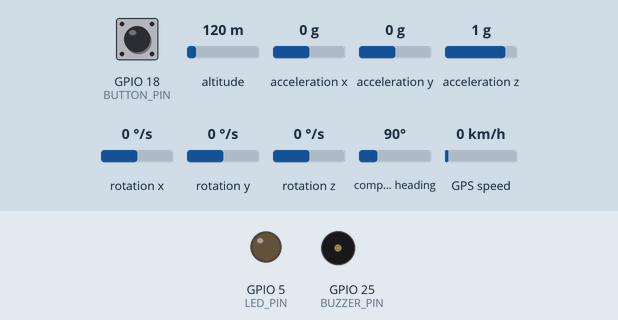
Simulated run of this sketch. Board: ESP32. On the bench: output pins drawn as LEDs (lit = HIGH), buzzer (waves = sounding, pin HIGH). Dashed ring = blinking. The test bench sets the inputs (shaded band); at power-on: acceleration z 1 g, GPIO 18 (BUTTON_PIN) HIGH, altitude 120 m, acceleration x 0 g, acceleration y 0 g, rotation x 0 °/s, rotation y 0 °/s, rotation z 0 °/s, compass heading 90°, GPS speed 0 km/h. WiFi joins after 1.5 s; servers stay silent unless stated; uploads are accepted with an empty reply; the GPS gets a fix after 3 s at 37.7749, -122.4194 with 8 satellites; what the sketch prints to the serial monitor is not drawn.

Above: at 4.7 s.
4.8 s: acceleration z set to 0.6 g
7.1 s: acceleration z set to 0.3 g
At 13.9 s:
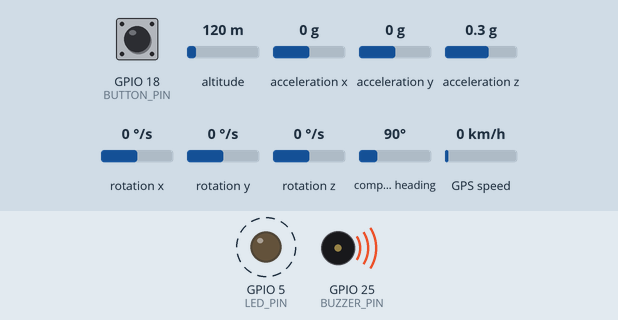
14.1 s: acceleration z set to 0.8 g
At 17.1 s:
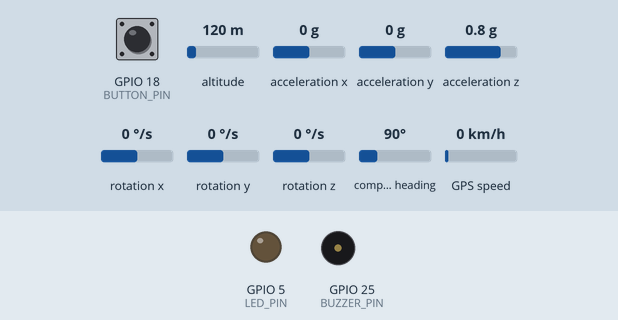
17.5 s: acceleration z set to -1.4 g
At 18.33 s:
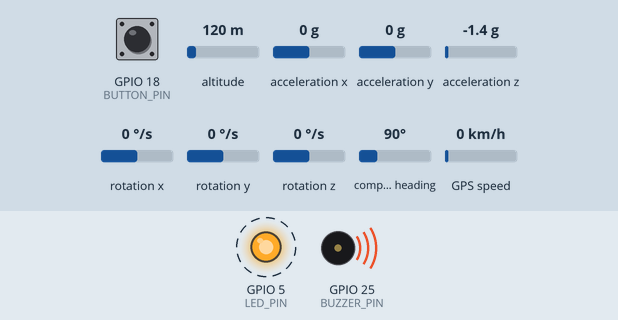
22.0 s: GPIO 18 (BUTTON_PIN) pulled LOW for 0.15 s
Timing chart, 0 to 26.5 s (numbered marks = the images above; inputs shaded):
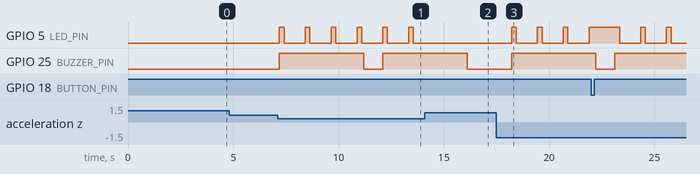

Measured:
- the behaviour switches between 0.5 and 0.4 g on acceleration z (found by bisection; images 0 and 1)
- after the input at 4.8 s, every drawn part: stays the same
- after the input at 7.1 s, GPIO 5 (LED_PIN): alternates HIGH for 0.22 s and LOW for 1.0 s, starting after 0.09 s; GPIO 25 (BUZZER_PIN): LOW → HIGH after 0.09 s, → LOW 4.0 s later, → HIGH 0.91 s later
- after the input at 14.1 s, GPIO 5 (LED_PIN): stops changing and stays LOW; GPIO 25 (BUZZER_PIN): goes on until 16.1 s, then stays LOW
- after the input at 17.5 s, GPIO 5 (LED_PIN): alternates HIGH for 0.22 s and LOW for 1.0 s, starting after 0.72 s; GPIO 25 (BUZZER_PIN): LOW → HIGH after 0.72 s

The sketch:

serg_firmware.ino
```cpp
#include <HTTPClient.h>
#include <HardwareSerial.h>
#include <I2Cdev.h>
#include <MPU6050.h>
#include <TinyGPS++.h>
#include <WiFi.h>
#include <Wire.h>

// =============================================================
// SERG System — ESP32 Firmware
// Flash this to your ESP32 using Arduino IDE
// Board: "ESP32 Dev Module"
// Required Libraries: MPU6050 (by Electronic Cats / jrowberg),
//                     TinyGPS++, WiFi, HTTPClient
// =============================================================
// !! Library change: uses jrowberg MPU6050 (clone-compatible)
// !! Install via Library Manager: "MPU6050" by Electronic Cats

// --- !! CONFIGURE THESE BEFORE FLASHING !! ---
const char *ssid = "Atharvs24";    // Your Wi-Fi name
const char *password = "12344321"; // Your Wi-Fi password

// Backend IP = your laptop's local IP on the same Wi-Fi network
// Run: `ipconfig getifaddr en0` on Mac  OR  `hostname -I` on Linux
// !! UPDATE THIS IP if you get Error -11 (Connection Refused) !!
const char *serverName = "http://10.125.252.77:5000/api/device-data";

// Default GPS location — AISSMS Institute of Information Technology, Pune (Near
// Raja Bahadur Mill Road)
const float DEFAULT_LAT = 18.5315;
const float DEFAULT_LNG = 73.8670;

// Device ID — must be unique per vehicle
const String deviceID = "vehicle_esp32_001";

// --- Hardware Pins ---
const int BUTTON_PIN = 18;
const int BUZZER_PIN = 25;
const int LED_PIN = 5;

// --- Modules ---
MPU6050 mpu; // jrowberg library — works with clone chips
TinyGPSPlus gps;
HardwareSerial SerialGPS(1); // Using UART1 for GPS: RX=16, TX=17

// --- Timing ---
unsigned long lastTime = 0;
unsigned long buzzerStartTime = 0;
unsigned long timerDelay = 1000;            // Send payload every 1 second
const unsigned long BUZZER_DURATION = 4000; // 4 seconds

// --- Variables ---
bool isAccidentActive = false;
bool buzzerActive = false;
bool emergencyButtonPressed = false;
bool mpuReady = false; // Set true only if MPU6050 initializes successfully

void setup() {
  Serial.begin(115200);

  // Initialize Pins
  pinMode(BUTTON_PIN, INPUT_PULLUP);
  pinMode(BUZZER_PIN, OUTPUT);
  pinMode(LED_PIN, OUTPUT);

  // Turn off buzzer/LED initially
  digitalWrite(BUZZER_PIN, LOW);
  buzzerActive = false;
  digitalWrite(LED_PIN, LOW);

  // Initialize WiFi
  WiFi.mode(WIFI_STA);
  WiFi.begin(ssid, password);
  Serial.print("Connecting to WiFi '");
  Serial.print(ssid);
  Serial.print("'...");
  int retryCount = 0;
  while (WiFi.status() != WL_CONNECTED && retryCount < 40) {
    delay(500);
    Serial.print(".");
    retryCount++;
  }
  if (WiFi.status() == WL_CONNECTED) {
    Serial.println("\nWiFi connected! IP: " + WiFi.localIP().toString());
  } else {
    Serial.println("\n[ERROR] WiFi connection FAILED.");
    Serial.println("Check: 1) SSID/password correct? 2) Hotspot is 2.4GHz "
                   "(ESP32 doesn't support 5GHz).");
  }

  Serial.print("ESP IP: ");
  Serial.println(WiFi.localIP());
  // Initialize MPU6050 — I²C on SDA=GPIO21, SCL=GPIO22 (ESP32 default)
  Wire.begin(21, 22);
  Wire.setClock(100000);
  delay(2000); // Give MPU time to fully power up

  // --- I²C Bus Scanner ---
  Serial.println("Scanning I2C bus...");
  int devCount = 0;
  for (byte addr = 0x03; addr < 0x78; addr++) {
    Wire.beginTransmission(addr);
    byte err = Wire.endTransmission();
    if (err == 0) {
      Serial.print("  I2C device found at 0x");
      if (addr < 16)
        Serial.print("0");
      Serial.println(addr, HEX);
      devCount++;
    }
  }
  if (devCount == 0)
    Serial.println("  [!!] No I2C devices found! Check SDA/SCL/VCC wiring.");
  else
    Serial.println("  I2C scan done.");

  // jrowberg MPU6050 library — initialize and test connection
  Serial.println("Initializing MPU6050...");
  mpu.initialize();
  if (mpu.testConnection()) {
    mpuReady = true;
    Serial.println("MPU6050 Initialized Successfully!");
    // Set ±8g range: sensitivity = 4096 LSB/g
    mpu.setFullScaleAccelRange(MPU6050_ACCEL_FS_8);
  } else {
    Serial.println(
        "MPU6050 testConnection() FAILED. Clone chip — forcing init anyway.");
    // Force-initialize anyway (clone chips often fail testConnection but work)
    mpuReady = true;
    mpu.setFullScaleAccelRange(MPU6050_ACCEL_FS_8);
  }

  // Initialize GPS (Serial1 on ESP32 default pins: RX=9, TX=10. We use custom
  // 16, 17)
  SerialGPS.begin(9600, SERIAL_8N1, 16, 17);
  Serial.println("GPS Serial Initialized.");
}

void loop() {
  // 0. Handle Buzzer Timeout
  if (buzzerActive && (millis() - buzzerStartTime >= BUZZER_DURATION)) {
    digitalWrite(BUZZER_PIN, LOW);
    buzzerActive = false;
    Serial.println("[TIMER] Buzzer timed out after 4s");
  }

  // 1. Read GPS data from Serial asynchronously
  while (SerialGPS.available() > 0) {
    gps.encode(SerialGPS.read());
  }

  // 2. Read Button State (Active Low due to INPUT_PULLUP)
  if (digitalRead(BUTTON_PIN) == LOW) {
    emergencyButtonPressed = true;
    isAccidentActive = true;
    if (!buzzerActive) {
      buzzerActive = true;
      buzzerStartTime = millis();
      digitalWrite(BUZZER_PIN, HIGH);
    }
    digitalWrite(LED_PIN, HIGH);
    Serial.println("[LOCAL] Emergency Button Pressed!");
  }

  // 3. Main 1-second Loop Execution
  if ((millis() - lastTime) > timerDelay) {
    // Check WiFi Connection — full reconnect if dropped
    if (WiFi.status() != WL_CONNECTED) {
      Serial.println("[WiFi] Disconnected. Reconnecting to '" + String(ssid) +
                     "'...");
      WiFi.disconnect();
      delay(1000);
      WiFi.begin(ssid, password);
      int wait = 0;
      while (WiFi.status() != WL_CONNECTED && wait < 20) {
        delay(500);
        Serial.print(".");
        wait++;
      }
      if (WiFi.status() == WL_CONNECTED) {
        Serial.println("\n[WiFi] Reconnected! IP: " +
                       WiFi.localIP().toString());
      } else {
        Serial.println("\n[WiFi] Still disconnected. Will retry next cycle.");
        lastTime = millis(); // don't spam retries
        return;
      }
    }

    // Read MPU6050 (only if sensor initialized successfully)
    float magnitude = 0.0;
    float tilt_angle = 0.0;
    if (mpuReady) {
      int16_t ax, ay, az;
      mpu.getAcceleration(&ax, &ay, &az);

      // Convert raw int16_t to g-units
      // At ±8g range: sensitivity = 4096 LSB/g
      float accelX = ax / 4096.0;
      float accelY = ay / 4096.0;
      float accelZ = az / 4096.0;
      magnitude = sqrt(accelX * accelX + accelY * accelY + accelZ * accelZ);

      // Tilt angle from Z axis (flat = ~1g on Z = 0°, sideways = 90°)
      float z_g_clamped = constrain(accelZ, -1.0, 1.0);
      tilt_angle = acos(z_g_clamped) * 180.0 / PI;

      Serial.print("Accel (g): X=");
      Serial.print(accelX, 2);
      Serial.print(" Y=");
      Serial.print(accelY, 2);
      Serial.print(" Z=");
      Serial.print(accelZ, 2);
      Serial.print(" | Magnitude=");
      Serial.println(magnitude, 3);
      if (magnitude > 3.0 || tilt_angle > 60.0) {
        isAccidentActive = true;
        if (!buzzerActive) {
          buzzerActive = true;
          buzzerStartTime = millis();
          digitalWrite(BUZZER_PIN, HIGH);
        }
        digitalWrite(LED_PIN, HIGH);
        Serial.print("[LOCAL] Accident Detected! Magnitude: ");
        Serial.print(magnitude);
        Serial.print(" Tilt: ");
        Serial.println(tilt_angle);
      }
    } else {
      Serial.println("[WARN] MPU6050 not ready — skipping sensor read.");
    }

    // Get GPS Data — fallback to AISSMS IOIT if no satellite fix
    float lat = gps.location.isValid() ? gps.location.lat() : DEFAULT_LAT;
    float lng = gps.location.isValid() ? gps.location.lng() : DEFAULT_LNG;
    bool hasGPS = gps.location.isValid();

    if (!hasGPS) {
      Serial.println("[GPS] No fix — using AISSMS IOIT location as default.");
    }

    // Construct JSON Payload
    String payload = "{";
    payload += "\"device_id\":\"" + deviceID + "\",";
    payload += "\"timestamp\":\"" + String(millis()) + "\",";
    payload += "\"acceleration\":" + String(magnitude, 3) + ",";
    payload += "\"tilt_angle\":" + String(tilt_angle, 2) + ",";
    payload += "\"latitude\":" + String(lat, 6) + ",";
    payload += "\"longitude\":" + String(lng, 6) + ",";
    payload += "\"emergency_button\":" +
               String(emergencyButtonPressed ? "true" : "false") + ",";
    payload += "\"gps_fix\":" + String(hasGPS ? "true" : "false");
    payload += "}";

    // Print to Serial for debugging
    Serial.println("Payload: " + payload);

    // Send HTTP POST
    HTTPClient http;
    http.begin(serverName);
    http.addHeader("Content-Type", "application/json");
    http.setTimeout(
        10000); // 10s timeout (default 5s was too short for Firebase)

    int httpResponseCode = http.POST(payload);

    if (httpResponseCode > 0) {
      Serial.print("HTTP Response code: ");
      Serial.println(httpResponseCode);

      if (httpResponseCode == 200 || httpResponseCode == 201) {
        String response = http.getString();
        Serial.println("Response: " + response);

        // Simple JSON parsing for is_accident flag
        // Robust check for is_accident:true (handles potential spaces)
        bool serverAccident =
            (response.indexOf("\"is_accident\":true") != -1) ||
            (response.indexOf("\"is_accident\": true") != -1);

        if (serverAccident) {
          // If this is a transition from no-accident to accident, or we haven't
          // buzzed yet for this alert
          if (!isAccidentActive) {
            buzzerActive = true;
            buzzerStartTime = millis();
            digitalWrite(BUZZER_PIN, HIGH);
            digitalWrite(LED_PIN, HIGH);
            Serial.println("[SERVER] New Accident Alert - Buzzing for 4s");
          }
          isAccidentActive = true;
          digitalWrite(LED_PIN, HIGH);
          Serial.println("[SERVER] Accident Alert ACTIVE");
        } else {
          isAccidentActive = false;
          emergencyButtonPressed = false;
          // Only turn off if we were active and now it's cleared
          if (digitalRead(BUZZER_PIN) == HIGH && !buzzerActive) {
            digitalWrite(BUZZER_PIN, LOW);
          }
          digitalWrite(LED_PIN, LOW);
          Serial.println("[SERVER] No active accident");
        }
      }
    } else {
      Serial.print("Error code: ");
      Serial.println(httpResponseCode);
    }

    http.end(); // Free resources
    lastTime = millis();
  }
}
```
